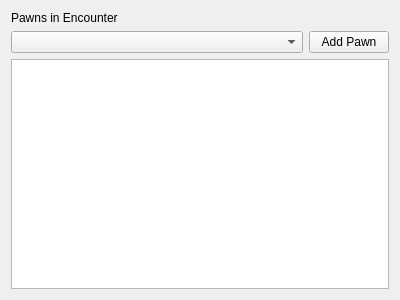
<?xml version="1.0" encoding="UTF-8"?>
<ui version="4.0">
 <class>editor_EncounterTemplate</class>
 <widget class="QWidget" name="editor_EncounterTemplate">
  <property name="geometry">
   <rect>
    <x>0</x>
    <y>0</y>
    <width>400</width>
    <height>300</height>
   </rect>
  </property>
  <property name="windowTitle">
   <string>Form</string>
  </property>
  <layout class="QVBoxLayout" name="verticalLayout">
   <item>
    <widget class="QLabel" name="PawnLabel">
     <property name="text">
      <string>Pawns in Encounter</string>
     </property>
    </widget>
   </item>
   <item>
    <layout class="QHBoxLayout" name="PawnAddLayout">
     <item>
      <widget class="QComboBox" name="PawnCombo">
       <property name="sizePolicy">
        <sizepolicy hsizetype="Expanding" vsizetype="Fixed">
         <horstretch>0</horstretch>
         <verstretch>0</verstretch>
        </sizepolicy>
       </property>
      </widget>
     </item>
     <item>
      <widget class="QPushButton" name="PawnAddButton">
       <property name="text">
        <string>Add Pawn</string>
       </property>
      </widget>
     </item>
    </layout>
   </item>
   <item>
    <widget class="QListWidget" name="PawnList"/>
   </item>
  </layout>
 </widget>
 <resources/>
 <connections/>
</ui>
